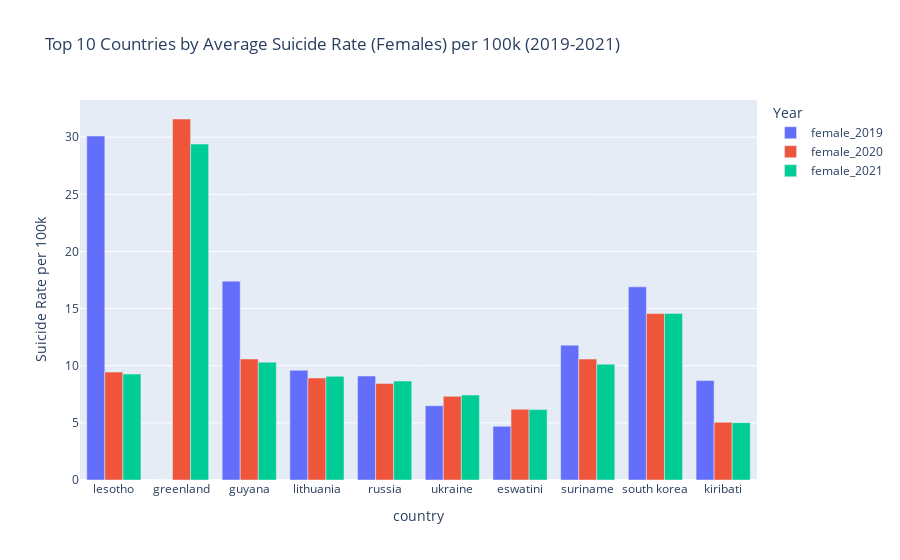

Notebook code cell kept with this figure:
### Code cell
fig = px.bar(top_10_male, x='country', y=['female_2019', 'female_2020', 'female_2021'],
             title='Top 10 Countries by Average Suicide Rate (Females) per 100k (2019-2021)',
             labels={'value': 'Suicide Rate per 100k', 'variable': 'Year'},
             barmode='group')
fig.show()

### Figure 1 — Plotly figure (JSON) as saved in the notebook; plotly's stock layout.template omitted (floating-point values rounded to 4 significant figures)
{"data": [{"alignmentgroup": "True", "hovertemplate": "Year=female_2019<br>country=%{x}<br>Suicide Rate per 100k=%{y}<extra></extra>", "legendgroup": "female_2019", "marker": {"color": "#636efa", "pattern": {"shape": ""}}, "name": "female_2019", "offsetgroup": "female_2019", "orientation": "v", "showlegend": true, "textposition": "auto", "type": "bar", "x": ["lesotho", "greenland", "guyana", "lithuania", "russia", "ukraine", "eswatini", "suriname", "south korea", "kiribati"], "xaxis": "x", "y": [30.1, 0, 17.4, 9.6, 9.1, 6.5, 4.7, 11.8, 16.9, 8.7], "yaxis": "y"}, {"alignmentgroup": "True", "hovertemplate": "Year=female_2020<br>country=%{x}<br>Suicide Rate per 100k=%{y}<extra></extra>", "legendgroup": "female_2020", "marker": {"color": "#EF553B", "pattern": {"shape": ""}}, "name": "female_2020", "offsetgroup": "female_2020", "orientation": "v", "showlegend": true, "textposition": "auto", "type": "bar", "x": ["lesotho", "greenland", "guyana", "lithuania", "russia", "ukraine", "eswatini", "suriname", "south korea", "kiribati"], "xaxis": "x", "y": [9.44, 31.59, 10.59, 8.93, 8.44, 7.32, 6.19, 10.58, 14.56, 5.05], "yaxis": "y"}, {"alignmentgroup": "True", "hovertemplate": "Year=female_2021<br>country=%{x}<br>Suicide Rate per 100k=%{y}<extra></extra>", "legendgroup": "female_2021", "marker": {"color": "#00cc96", "pattern": {"shape": ""}}, "name": "female_2021", "offsetgroup": "female_2021", "orientation": "v", "showlegend": true, "textposition": "auto", "type": "bar", "x": ["lesotho", "greenland", "guyana", "lithuania", "russia", "ukraine", "eswatini", "suriname", "south korea", "kiribati"], "xaxis": "x", "y": [9.27, 29.4, 10.31, 9.07, 8.66, 7.43, 6.16, 10.13, 14.58, 5.02], "yaxis": "y"}], "layout": {"autosize": true, "barmode": "group", "legend": {"title": {"text": "Year"}, "tracegroupgap": 0}, "title": {"text": "Top 10 Countries by Average Suicide Rate (Females) per 100k (2019-2021)"}, "xaxis": {"anchor": "y", "autorange": true, "domain": [0, 1], "range": [-0.5, 9.5], "title": {"text": "country"}, "type": "category"}, "yaxis": {"anchor": "x", "autorange": true, "domain": [0, 1], "range": [0, 33.25], "title": {"text": "Suicide Rate per 100k"}, "type": "linear"}}}
